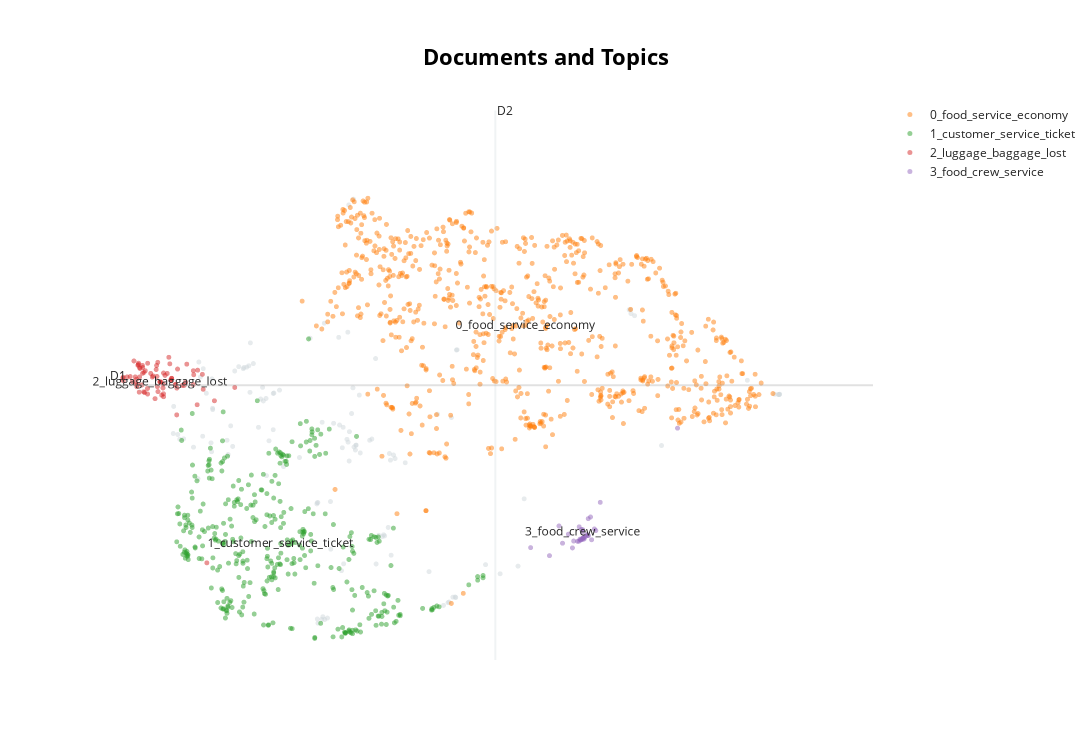

The cell this chart's notebook holds for it:
### Markdown cell above
- The size of each cluster visually reflects the number of reviews assigned to that topic — larger clusters = more common topics.
- `Topic 0`(food_service_economy) dominates the dataset, forming the largest and densest cluster, suggesting this is the most discussed area.
- `Topic 1` (customer_service_ticket) is also substantial, located distinctly to the left, indicating it captures a different type of concern (pre-/post-flight service issues).
- `Topic 2` (luggage_baggage_lost) forms a tight, clearly separated cluster, suggesting very specific complaints.
- `Topic 3` (food_crew_service) is small and somewhat isolated, indicating it’s a more niche or specialized theme.

- Grey area represents outliers

### Code cell
topic_model.visualize_documents(docs)
